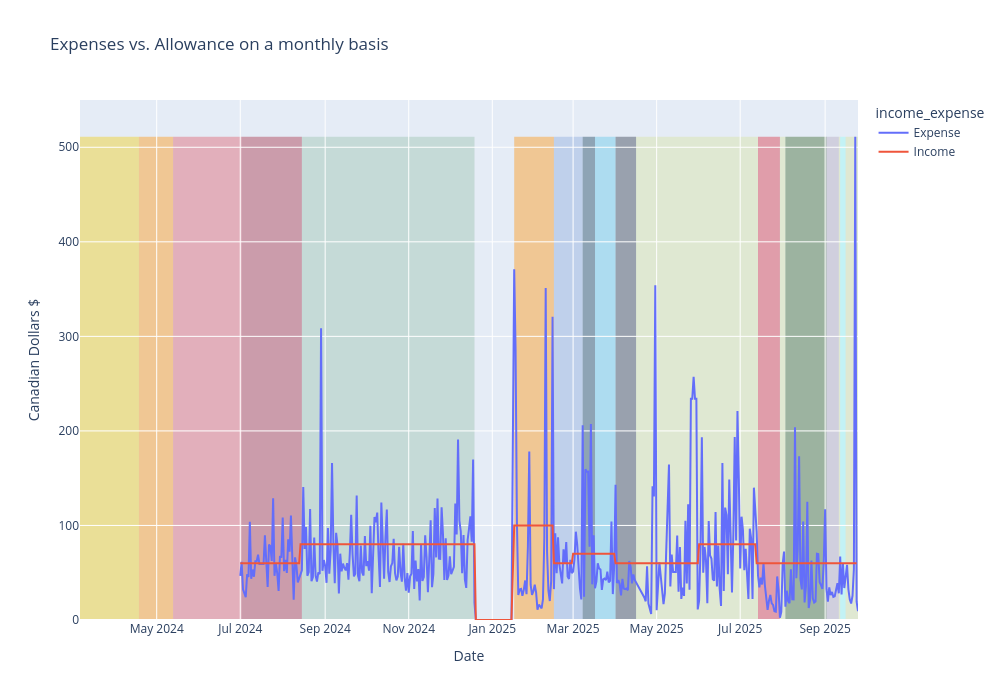

Notebook code for this chart:
### Code cell
# creating the base line chart
fig = px.line(
    daily, 
    x='date', 
    y='cad', 
    labels={
         'date': 'Date',
         'cad': 'Canadian Dollars $'
    },
    color='income_expense',
    title='Expenses vs. Allowance on a monthly basis'
)

y_max = daily.cad.max()

# adding the different colours to represent different countries
# because i have the timelines csv, now this is more simple i think
for idx,row in timeline.iterrows():
    add_rect(row.country, [row.entry_date,row.exit_date], y_max)

fig.update_yaxes(range=[0, 550])
fig.update_layout(width=1000, height=700)
fig.show()

### Figure 1 — Plotly figure (JSON) as saved in the notebook; plotly's stock layout.template omitted (floating-point values rounded to 4 significant figures; data arrays with more than 128 entries replaced by an {"elided": "..."} marker saying what was removed)
{"data": [{"hovertemplate": "income_expense=Expense<br>Date=%{x}<br>Canadian Dollars $=%{y}<extra></extra>", "legendgroup": "Expense", "line": {"color": "#636efa", "dash": "solid"}, "marker": {"symbol": "circle"}, "mode": "lines", "name": "Expense", "orientation": "v", "showlegend": true, "type": "scatter", "x": {"elided": "414 str values"}, "xaxis": "x", "y": {"elided": "414 float values"}, "yaxis": "y"}, {"hovertemplate": "income_expense=Income<br>Date=%{x}<br>Canadian Dollars $=%{y}<extra></extra>", "legendgroup": "Income", "line": {"color": "#EF553B", "dash": "solid"}, "marker": {"symbol": "circle"}, "mode": "lines", "name": "Income", "orientation": "v", "showlegend": true, "type": "scatter", "x": {"elided": "425 str values"}, "xaxis": "x", "y": {"elided": "425 float values"}, "yaxis": "y"}], "layout": {"height": 700, "legend": {"title": {"text": "income_expense"}, "tracegroupgap": 0}, "shapes": [{"fillcolor": "#EFCA08", "layer": "below", "line": {"width": 0}, "opacity": 0.4, "type": "rect", "x0": "2024-03-06T00:00:00", "x1": "2024-04-18T00:00:00", "y0": 0, "y1": 511.1}, {"fillcolor": "#FF9000", "layer": "below", "line": {"width": 0}, "opacity": 0.4, "type": "rect", "x0": "2024-04-18T00:00:00", "x1": "2024-05-13T00:00:00", "y0": 0, "y1": 511.1}, {"fillcolor": "#DB5461", "layer": "below", "line": {"width": 0}, "opacity": 0.4, "type": "rect", "x0": "2024-05-13T00:00:00", "x1": "2024-07-02T00:00:00", "y0": 0, "y1": 511.1}, {"fillcolor": "#A4243B", "layer": "below", "line": {"width": 0}, "opacity": 0.4, "type": "rect", "x0": "2024-07-02T00:00:00", "x1": "2024-08-15T00:00:00", "y0": 0, "y1": 511.1}, {"fillcolor": "#94BFA7", "layer": "below", "line": {"width": 0}, "opacity": 0.4, "type": "rect", "x0": "2024-08-15T00:00:00", "x1": "2024-12-19T00:00:00", "y0": 0, "y1": 511.1}, {"fillcolor": "#FF9000", "layer": "below", "line": {"width": 0}, "opacity": 0.4, "type": "rect", "x0": "2025-01-17T00:00:00", "x1": "2025-02-15T00:00:00", "y0": 0, "y1": 511.1}, {"fillcolor": "#86A5D9", "layer": "below", "line": {"width": 0}, "opacity": 0.4, "type": "rect", "x0": "2025-02-15T00:00:00", "x1": "2025-03-08T00:00:00", "y0": 0, "y1": 511.1}, {"fillcolor": "#0B3954", "layer": "below", "line": {"width": 0}, "opacity": 0.4, "type": "rect", "x0": "2025-03-08T00:00:00", "x1": "2025-03-17T00:00:00", "y0": 0, "y1": 511.1}, {"fillcolor": "#57C4E5", "layer": "below", "line": {"width": 0}, "opacity": 0.4, "type": "rect", "x0": "2025-03-17T00:00:00", "x1": "2025-04-01T00:00:00", "y0": 0, "y1": 511.1}, {"fillcolor": "#273043", "layer": "below", "line": {"width": 0}, "opacity": 0.4, "type": "rect", "x0": "2025-04-01T00:00:00", "x1": "2025-04-16T00:00:00", "y0": 0, "y1": 511.1}, {"fillcolor": "#D4E09B", "layer": "below", "line": {"width": 0}, "opacity": 0.4, "type": "rect", "x0": "2025-04-16T00:00:00", "x1": "2025-07-14T00:00:00", "y0": 0, "y1": 511.1}, {"fillcolor": "#D72638", "layer": "below", "line": {"width": 0}, "opacity": 0.4, "type": "rect", "x0": "2025-07-14T00:00:00", "x1": "2025-07-30T00:00:00", "y0": 0, "y1": 511.1}, {"fillcolor": "#D4E09B", "layer": "below", "line": {"width": 0}, "opacity": 0.4, "type": "rect", "x0": "2025-07-30T00:00:00", "x1": "2025-08-03T00:00:00", "y0": 0, "y1": 511.1}, {"fillcolor": "#2D5C1E", "layer": "below", "line": {"width": 0}, "opacity": 0.4, "type": "rect", "x0": "2025-08-03T00:00:00", "x1": "2025-09-02T00:00:00", "y0": 0, "y1": 511.1}, {"fillcolor": "#AFA3B8", "layer": "below", "line": {"width": 0}, "opacity": 0.4, "type": "rect", "x0": "2025-09-02T00:00:00", "x1": "2025-09-11T00:00:00", "y0": 0, "y1": 511.1}, {"fillcolor": "#D4E09B", "layer": "below", "line": {"width": 0}, "opacity": 0.4, "type": "rect", "x0": "2025-09-11T00:00:00", "x1": "2025-09-12T00:00:00", "y0": 0, "y1": 511.1}, {"fillcolor": "#8EF9F3", "layer": "below", "line": {"width": 0}, "opacity": 0.4, "type": "rect", "x0": "2025-09-12T00:00:00", "x1": "2025-09-16T00:00:00", "y0": 0, "y1": 511.1}, {"fillcolor": "#D4E09B", "layer": "below", "line": {"width": 0}, "opacity": 0.4, "type": "rect", "x0": "2025-09-16T00:00:00", "x1": "2025-09-25T00:00:00", "y0": 0, "y1": 511.1}], "title": {"text": "Expenses vs. Allowance on a monthly basis"}, "width": 1000, "xaxis": {"anchor": "y", "domain": [0, 1], "title": {"text": "Date"}}, "yaxis": {"anchor": "x", "domain": [0, 1], "range": [0, 550], "title": {"text": "Canadian Dollars $"}}}}
